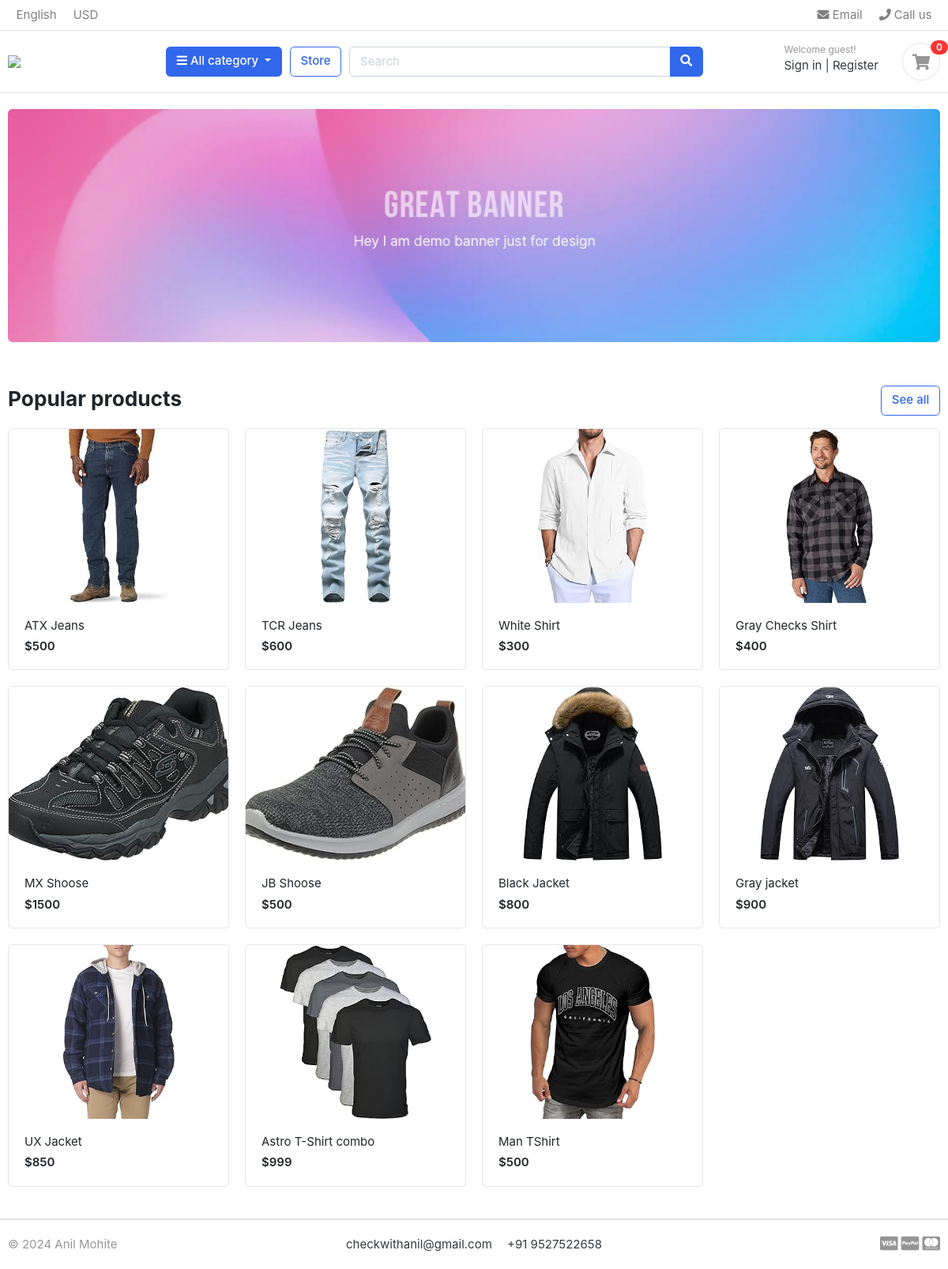
The app's page /, older data.
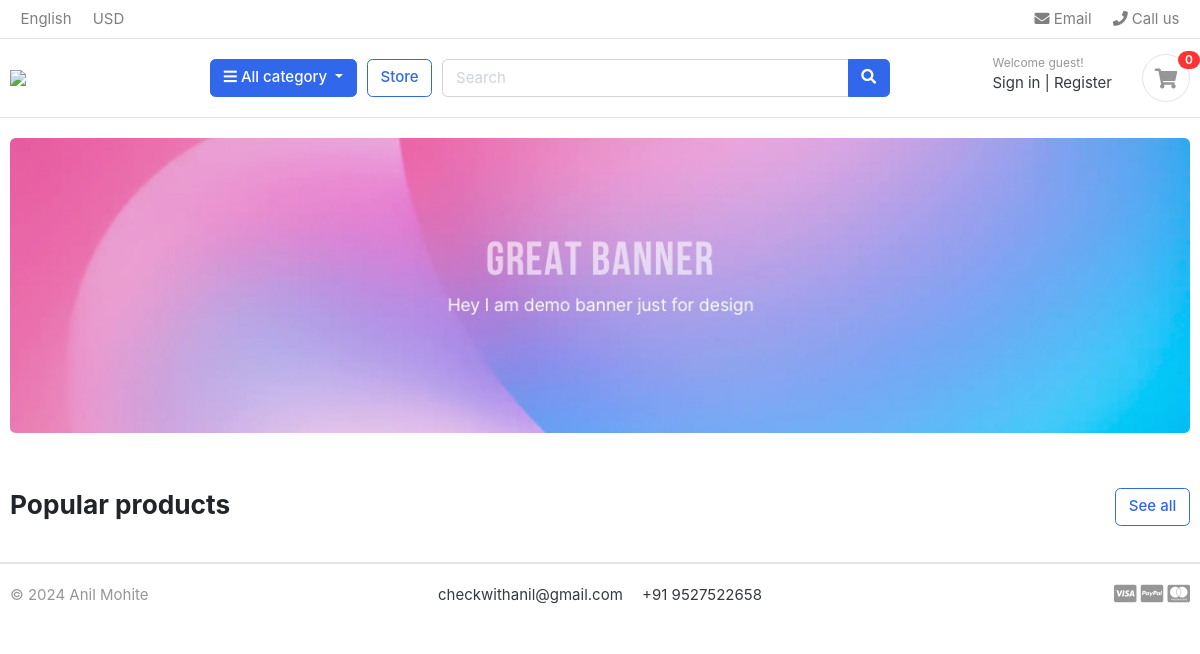
The same page, newer data.
### store/models.py (models this page shows, shortened)
class Product(models.Model):
    product_name = models.CharField(max_length=200, unique=True)
    slug = models.CharField(max_length=200, unique=True)
    desc = models.TextField(max_length=500, blank=True)
    price = models.IntegerField()
    prod_image = models.ImageField(upload_to='photos/products', blank=True)
    stock = models.IntegerField()
    is_available = models.BooleanField(default=True)
    category = models.ForeignKey(Category, on_delete=models.CASCADE)
    created_date = models.DateTimeField(auto_now_add=True)
    modified_date = models.DateTimeField(auto_now=True)
    def get_url(self):
        return reverse('product_detail',args=[self.category.slug, self.slug])

### MyStore/views.py (the view)
# urls.py: path("", views.home, name="home"),
def home(request):
    products = Product.objects.filter(is_available=True).all()
    context = {
        'products':products
    }
    return render(request, 'index.html', context)

### carts/context_processors.py (called while the page is built)
def cart_counter(request):
    cart_count = 0
    if 'admin' in request.path:
        return {}
    else:
        try:
            cart = Cart.objects.get(cart_id = _cart_id(request))
            cart_items = CartItem.objects.filter(cart = cart)
            for cart_item in cart_items:
                cart_count += cart_item.quantity
        except Cart.DoesNotExist:
            cart_count = 0
    return dict(cart_count = cart_count)

### carts/views.py (called while the page is built)
def _cart_id(request):
    cart = request.session.session_key
    if not cart:
        cart = request.session.create()
    return cart

### category/context_processors.py (called while the page is built)
def cat_menu_links(request):
    links = Category.objects.all()
    return dict(cat_links=links)

### category/models.py (called while the page is built)
    def get_url(self):
        return reverse('products_by_category', args=[self.slug])

### templates/index.html
{% extends 'base.html' %} {% load static%} {% block content %}
<section class="section-intro padding-y-sm">
  <div class="container">
    <div class="intro-banner-wrap">
      <img src="{% static 'images/banners/1.jpg' %}" class="img-fluid rounded" />
    </div>
  </div>
</section>
<section class="section-name padding-y-sm">
  <div class="container">
    <header class="section-heading">
      <a href="{% url 'store' %}" class="btn btn-outline-primary float-right">See all</a>
      <h3 class="section-title">Popular products</h3>
    </header>
    <div class="row">
      {% if products %} {% for product in products %}
      <div class="col-md-3">
        <div class="card card-product-grid">
          <a href="{{product.get_url}}" class="img-wrap">
            <img src="{{product.prod_image.url}}" />
          </a>
          <figcaption class="info-wrap">
            <a href="{{product.get_url}}" class="title">{{product.product_name}}</a>
            <div class="price mt-1">${{product.price}}</div>
          </figcaption>
        </div>
      </div>
      {% endfor %} {% endif %}
    </div>
  </div>
</section>
{% endblock %}

### templates/base.html (shortened to what this page needs)
<!DOCTYPE HTML>
{% load static %}
<html lang="en">
<head>
    <link href="{% static 'css/bootstrap.css' %}" rel="stylesheet" type="text/css" />
    <link href="{% static 'fonts/fontawesome/css/all.min.css' %}" type="text/css" rel="stylesheet">
    <link href="{% static 'css/ui.css' %}" rel="stylesheet" type="text/css" />
    <link href="{% static 'css/responsive.css' %}" rel="stylesheet" media="only screen and (max-width: 1200px)" />
</head>
<body>
   {% include 'includes/header.html' %}
   {% block content %} {% endblock %}
   {% include 'includes/footer.html' %}
</body>
</html>

### templates/includes/header.html (shortened to what this page needs)
{% block header %}
{% load static %}
<header class="section-header">
    <nav class="navbar p-md-0 navbar-expand-sm navbar-light border-bottom">
        <div class="container">
            <div class="collapse navbar-collapse" id="navbarTop4">
                <ul class="navbar-nav mr-auto">
                    <li class="nav-item dropdown">
                        <a href="#" class="nav-link"> English </a>
                    </li>
                    <li class="nav-item dropdown">
                        <a href="#" class="nav-link"> USD </a>
                    </li>
                </ul>
                <ul class="navbar-nav">
                    <li><a href="#" class="nav-link"> <i class="fa fa-envelope"></i> Email </a></li>
                    <li><a href="#" class="nav-link"> <i class="fa fa-phone"></i> Call us </a></li>
                </ul>
            </div>
        </div>
    </nav>
    <section class="header-main border-bottom">
        <div class="container">
            <div class="row align-items-center">
                <div class="col-lg-2 col-md-3 col-6">
                    <a href="{% url 'home' %}" class="brand-wrap">
                        <img class="logo" src="{% static './images/logo.png' %}">
                    </a>
                </div>
                <div class="col-lg col-sm col-md col-6 flex-grow-0">
                    <div class="category-wrap dropdown d-inline-block float-right">
                        <button type="button" class="btn btn-primary dropdown-toggle" data-toggle="dropdown">
                            <i class="fa fa-bars"></i> All category
                        </button>
                    </div>
                </div>
                <a href="{% url 'store' %}" class="btn btn-outline-primary">Store</a>
                <div class="col-lg  col-md-6 col-sm-12 col">
                    <form action="{% url 'search' %}" class="search">
                        <div class="input-group w-100">
                            <input type="text" class="form-control" style="width:60%;" placeholder="Search" name="q">
                            <div class="input-group-append">
                                <button class="btn btn-primary" type="submit">
                                    <i class="fa fa-search"></i>
                                </button>
                            </div>
                        </div>
                    </form>
                </div>
                <div class="col-lg-3 col-sm-6 col-8 order-2 order-lg-3">
                    <div class="d-flex justify-content-end mb-3 mb-lg-0">
                        <div class="widget-header">
                            <small class="title text-muted">Welcome guest!</small>
                            <div>
                                <a href="./signin.html">Sign in</a> <span class="dark-transp"> | </span>
                                <a href="{% url 'register' %}"> Register</a>
                            </div>
                        </div>
                        <a href="{% url 'cart' %}" class="widget-header pl-3 ml-3">
                            <div class="icon icon-sm rounded-circle border"><i class="fa fa-shopping-cart"></i>
                            </div>
                            <span class="badge badge-pill badge-danger notify">{{cart_count}}</span>
                        </a>
                    </div>
                </div>
            </div>
        </div>
    </section>
</header>
{% endblock %}

### templates/includes/footer.html (shortened to what this page needs)
 {% block footer %}
 {% load static %}
 <footer class="section-footer border-top">
    <div class="container">
        <section class="footer-bottom border-top row">
            <div class="col-md-2">
                <p class="text-muted"> &copy 2024 Anil Mohite </p>
            </div>
            <div class="col-md-8 text-md-center">
                <span class="px-2">checkwithanil@gmail.com</span>
                <span class="px-2">+91 9527522658</span>
            </div>
            <div class="col-md-2 text-md-right text-muted">
                <i class="fab fa-lg fa-cc-visa"></i>
                <i class="fab fa-lg fa-cc-paypal"></i>
                <i class="fab fa-lg fa-cc-mastercard"></i>
            </div>
        </section>
    </div>
</footer>
{% endblock %}

### static/css/ui.css (style rules this page uses)
html { font-family: "Inter", sans-serif; font-size: 15px; }
.icon-xs, .icon-sm, .icon-md, .icon-lg { display: inline-block; text-align: center; flex-shrink: 0; flex-grow: 0; }
.icon-sm { width: 48px; height: 48px; line-height: 48px !important; font-size: 20px; }
.padding-y-sm { padding-top: 20px; padding-bottom: 20px; }
.section-heading { margin-bottom: 20px; margin-top: 15px; }
.section-title { color: #212529; }
p:last-child { margin-bottom: 0; }
.header-main { position: relative; padding-top: 1rem; padding-bottom: 1rem; }
.brand-wrap .logo, .navbar-brand .logo { margin-right: 7px; max-height: 42px; display: inline-block; }
.widget-header { display: inline-block; vertical-align: middle; position: relative; }
.widget-header a { color: #343a40; }
.widget-header i { color: #969696; }
.widget-header .title { display: block; }
.widget-header .notify { position: absolute; top: -3px; right: -10px; }
.footer-bottom { padding-top: 20px; padding-bottom: 20px; }
.notify { position: absolute; top: -4px; right: -10px; display: inline-block; padding: 0.25em 0.6em; font-size: 12px; line-height: 1; text-align: center; border-radius: 3rem; color: #fff; background-color: #fa3434; }

Row changes from the older to the newer data that the page shows:
removed Product: prod_image (picture), product_name "ATX Jeans", price "500"
removed Product: prod_image (picture), product_name "TCR Jeans", price "600"
removed Product: prod_image (picture), product_name "White Shirt", price "300"
removed Product: prod_image (picture), product_name "Gray Checks Shirt", price "400"
removed Product: prod_image (picture), product_name "MX Shoose", price "1500"
removed Product: prod_image (picture), product_name "JB Shoose", price "500"
removed Product: prod_image (picture), product_name "Black Jacket", price "800"
removed Product: prod_image (picture), product_name "Gray jacket", price "900"
removed Product: prod_image (picture), product_name "UX Jacket", price "850"
removed Product: prod_image (picture), product_name "Astro T-Shirt combo", price "999"
removed Product: prod_image (picture), product_name "Man TShirt", price "500"
